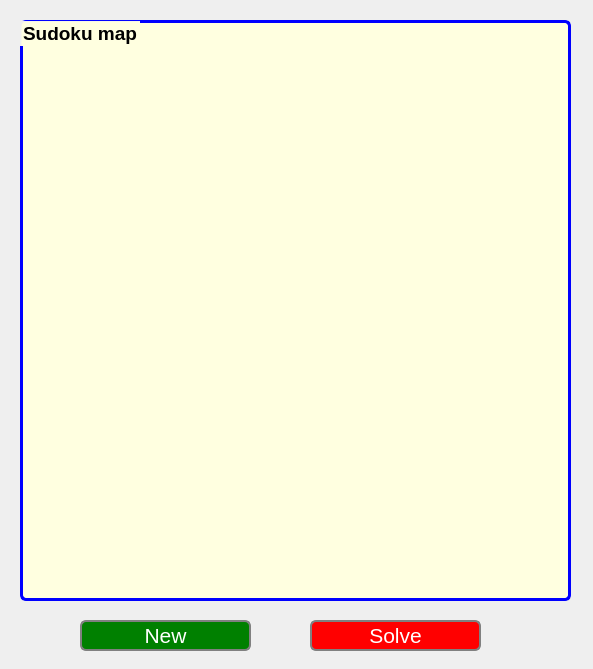
<?xml version="1.0" encoding="UTF-8"?>
<ui version="4.0">
 <class>Dialog</class>
 <widget class="QDialog" name="Dialog">
  <property name="geometry">
   <rect>
    <x>0</x>
    <y>0</y>
    <width>593</width>
    <height>669</height>
   </rect>
  </property>
  <property name="windowTitle">
   <string>Dialog</string>
  </property>
  <widget class="QGroupBox" name="mapGroupBox">
   <property name="geometry">
    <rect>
     <x>20</x>
     <y>20</y>
     <width>551</width>
     <height>581</height>
    </rect>
   </property>
   <property name="font">
    <font>
     <pointsize>14</pointsize>
     <bold>true</bold>
    </font>
   </property>
   <property name="styleSheet">
    <string notr="true">QGroupBox {

border: 3px solid blue;
border-radius: 6px;
padding: 0 8px;
background : lightyellow;

}</string>
   </property>
   <property name="title">
    <string>Sudoku map</string>
   </property>
   <widget class="QWidget" name="gridLayoutWidget">
    <property name="geometry">
     <rect>
      <x>20</x>
      <y>30</y>
      <width>511</width>
      <height>521</height>
     </rect>
    </property>
    <layout class="QGridLayout" name="mapGridLayout">
     <property name="sizeConstraint">
      <enum>QLayout::SetDefaultConstraint</enum>
     </property>
     <property name="spacing">
      <number>0</number>
     </property>
    </layout>
   </widget>
  </widget>
  <widget class="QPushButton" name="pushButton_New">
   <property name="geometry">
    <rect>
     <x>80</x>
     <y>620</y>
     <width>171</width>
     <height>31</height>
    </rect>
   </property>
   <property name="font">
    <font>
     <pointsize>16</pointsize>
     <italic>false</italic>
    </font>
   </property>
   <property name="styleSheet">
    <string notr="true">QPushButton {

border: 2px solid gray;
border-radius: 6px;
padding: 0 8px;
background : green;
color: white;

}</string>
   </property>
   <property name="text">
    <string>New</string>
   </property>
  </widget>
  <widget class="QPushButton" name="pushButton_Solve">
   <property name="geometry">
    <rect>
     <x>310</x>
     <y>620</y>
     <width>171</width>
     <height>31</height>
    </rect>
   </property>
   <property name="font">
    <font>
     <pointsize>16</pointsize>
     <italic>false</italic>
    </font>
   </property>
   <property name="styleSheet">
    <string notr="true">QPushButton {

border: 2px solid gray;
border-radius: 6px;
padding: 0 8px;
background : red;
color: white;

}</string>
   </property>
   <property name="text">
    <string>Solve</string>
   </property>
  </widget>
 </widget>
 <resources/>
 <connections/>
</ui>
